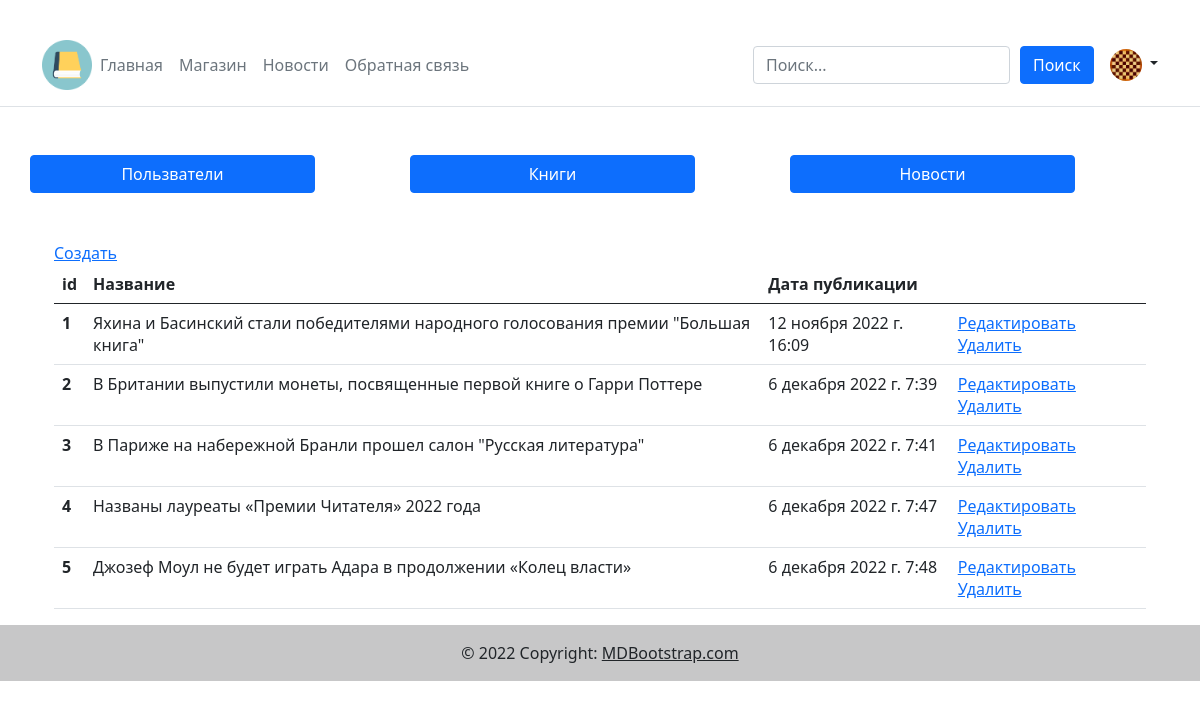
Page /moderator/moderator_news/ (signed in) on the committed database.
### main/models.py (models this page shows)
class profile (models.Model):
    objects = None
    user = models.OneToOneField(User, on_delete=models.CASCADE)
    moderator = models.BooleanField(default=False, verbose_name = "Администратор")
    photo = models.ImageField(upload_to="photo/user/%Y/%m/%d/", null = True, verbose_name = "Фото пользователя")

### news/models.py (models this page shows, shortened)
class news (models.Model):
    objects = None
    title = models.CharField(max_length=255, verbose_name = "News name")
    photo = models.ImageField(upload_to="photo/book/%Y/%m/%d/", verbose_name = "News photo")
    text = models.TextField(blank=True, verbose_name = "Text")
    time_create = models.DateTimeField(auto_now_add=True, verbose_name = "Date publisher")
    is_published = models.BooleanField(default=True, verbose_name = "Publisher")

### moderator/views.py (the view)
# urls.py: path('moderator_news/', views.moderator_news, name='moderator_news'),
def moderator_news(request):
    search_news = news.objects.all()
    if request.user.is_authenticated:
        photo_user=profile.objects.filter(user = request.user)
    else:
        photo_user = ""
    context ={
        "news":search_news,
        'photo_user':photo_user,
        }
    return render(request,"moderator/moderator_news.html",context = context)

### moderator/templates/moderator/moderator_news.html (shortened to what this page needs)
﻿{% extends 'base.html' %}
{% block content %}
    {% include 'menu_moderator.html'%}
    <div class="container mt-5">
        <a href="{% url "moderator:create_news"%}">Создать</a>
        <table class="table">
            <thead>
                <tr>
                    <th scope="col">id</th>
                    <th scope="col">Название</th>
                    <th scope="col">Дата публикации</th>
                    <th scope="col"></th>
                </tr>
            </thead>
            <tbody>
            {% for ad in news %}
                <tr>
                    <th scope="row">{{ad.pk}}</th>
                    <td>{{ad.title}}</td>
                    <td>{{ad.time_create}}</td>
                    <td>
                        <a href="{% url "moderator:edit_news" ad.id %}">Редактировать</a>
                        <a href="{% url "moderator:delete_news" ad.id %}">Удалить</a>
                    </td>
                </tr>
                {% endfor %}
            </tbody>
        </table>
    </div>
{% endblock %}

### main/templates/base.html (shortened to what this page needs)
{% load static %}
<!DOCTYPE html>
<html lang="ru">
<head>
    <link href="https://cdn.jsdelivr.net/npm/bootstrap@5.0.2/dist/css/bootstrap.min.css" rel="stylesheet">
    <link rel="stylesheet" href="https://cdn.jsdelivr.net/npm/bootstrap-icons@1.9.1/font/bootstrap-icons.css">
</head>
<body>
    {% block header %}
    <header class="p-3 mb-3 border-bottom">
        <div class="container">
            <div class="d-flex flex-wrap align-items-center justify-content-center justify-content-lg-start">
                <img class="ml-5"style="height:50px;width:50px" src="../../media/photo/icon.png"/>
                <ol class="nav col-12 col-lg-auto me-lg-auto mb-2 justify-content-center mb-md-0">
                    <li><a class="nav-link px-2 link-secondary" href="{% url 'home' %}">Главная</a></li>
                    <li><a class="nav-link px-2 link-secondary" href="{% url 'store' %}">Магазин</a></li>
                    <li><a class="nav-link px-2 link-secondary" href="{% url 'news' %}">Новости</a></li>
                    <li><a class="nav-link px-2 link-secondary" href="{% url 'contact' %}">Обратная связь</a></li>
                </ol>
                    {% include 'search.html' %}
                <div class="dropdown text-end">
                    {% if request.user.is_authenticated %}
                    <div class="dropdown text-end">
                        <a href="#" class="d-block link-dark text-decoration-none dropdown-toggle" id="dropdownUser1" data-bs-toggle="dropdown" aria-expanded="false">
                            {% if photo_user %}
                                {% for photo_user in photo_user %}
                                    <img src="../../../media/{{photo_user.photo}}" alt="mdo" width="32" height="32" class="rounded-circle">
                                {% endfor %}
                            {% else %}
                                <img src="media/photo/no-photo.png" alt="mdo" width="32" height="32" class="rounded-circle">
                            {% endif %}
                        </a>
                    </div>
                    {% endif%}
                </div>
            </div>
        </div>
    </header>
    {% endblock header %}
    <div class="container mt-5">
        {% block content %}
        {% endblock content %}
    </div>
    {% block footer %}
    <footer class="bg-light text-center text-lg-start mt-3">
        <div class="text-center p-3" style="background-color: rgba(0, 0, 0, 0.2);">
            © 2022 Copyright:
            <a class="text-dark" href="https://mdbootstrap.com/">MDBootstrap.com</a>
        </div>
    </footer>
    {% endblock %}
</body>
</html>

### rows in the picture
profile: photo (picture)
news: pk "1", title "Яхина и Басинский стали победителями народного голосования премии \"Большая книга\"", time_create "12 ноября 2022 г. 16:09"
news: pk "2", title "В Британии выпустили монеты, посвященные первой книге о Гарри Поттере", time_create "6 декабря 2022 г. 7:39"
news: pk "3", title "В Париже на набережной Бранли прошел салон \"Русская литература\"", time_create "6 декабря 2022 г. 7:41"
news: pk "4", title "Названы лауреаты «Премии Читателя» 2022 года", time_create "6 декабря 2022 г. 7:47"
news: pk "5", title "Джозеф Моул не будет играть Адара в продолжении «Колец власти»", time_create "6 декабря 2022 г. 7:48"
